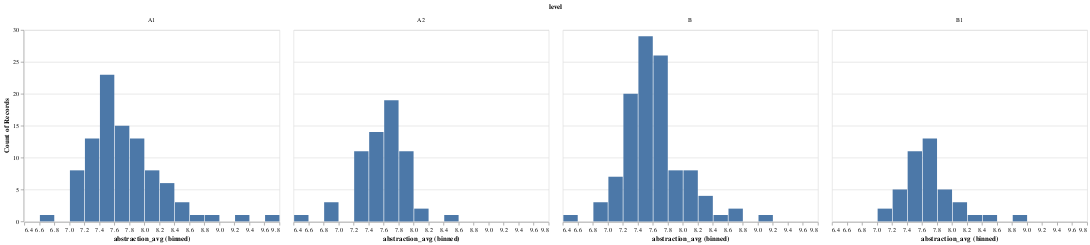

Notebook code cell kept with this figure:
### Code cell
alt.Chart(level_da_df).mark_bar().encode(x = alt.X('abstraction_avg', bin = alt.Bin(maxbins = 30)), y = 'count()').facet('level')

### Figure 1 — Vega-Lite specification as saved in the notebook (floating-point values rounded to 4 significant figures; data arrays with more than 128 entries replaced by an {"elided": "..."} marker saying what was removed)
{"config": {"view": {"continuousWidth": 400, "continuousHeight": 300}}, "data": {"name": "data-82087d56ddc8559b10f2dc887640ee4a"}, "facet": {"type": "nominal", "field": "level"}, "spec": {"mark": "bar", "encoding": {"x": {"type": "quantitative", "bin": {"maxbins": 30}, "field": "abstraction_avg"}, "y": {"type": "quantitative", "aggregate": "count"}}}, "$schema": "https://vega.github.io/schema/vega-lite/v4.8.1.json", "datasets": {"data-82087d56ddc8559b10f2dc887640ee4a": {"elided": "308 records"}}}
